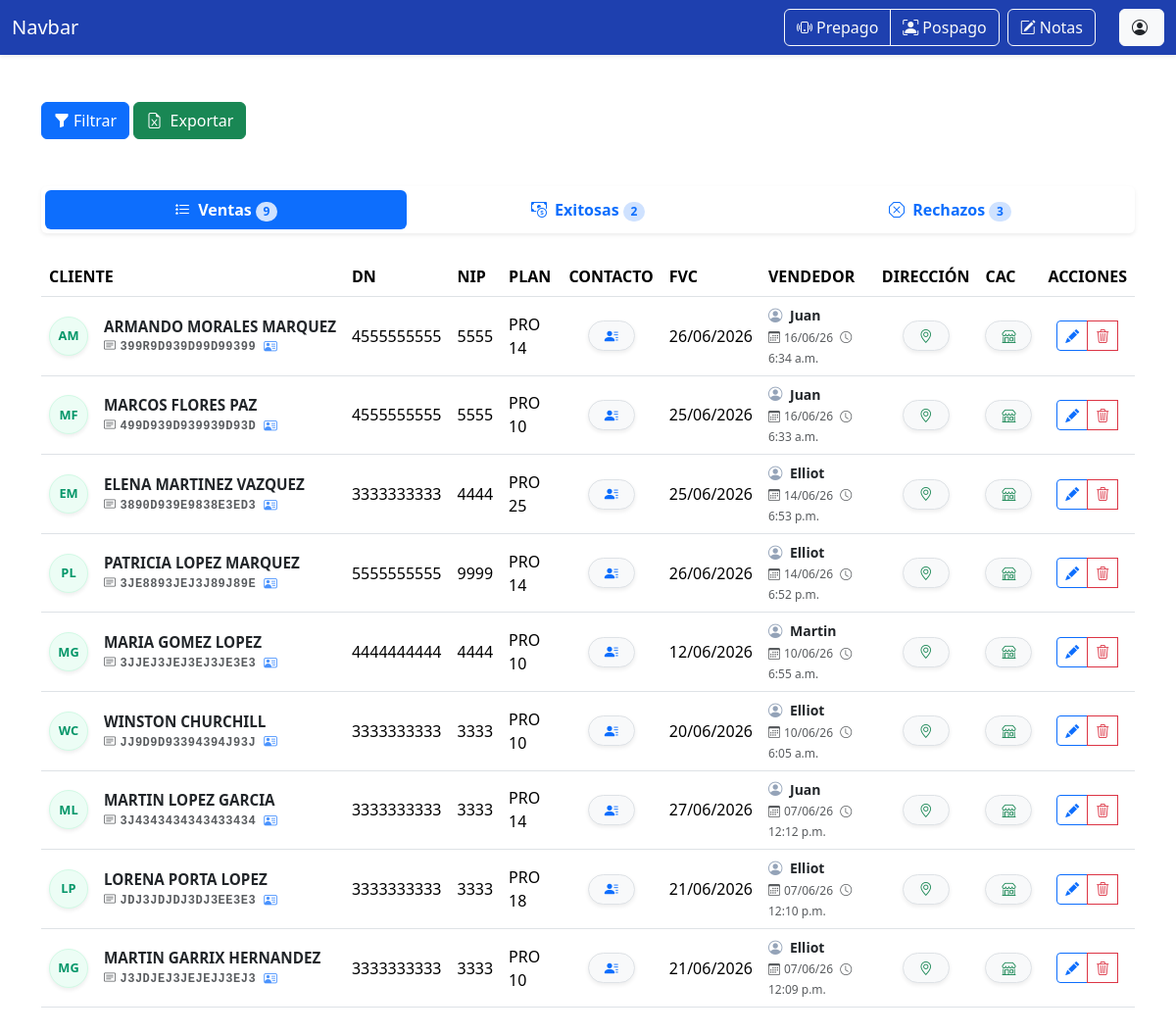
/ventas/pospago/?rol=superior (signed in), run on an earlier commit of the app's database.
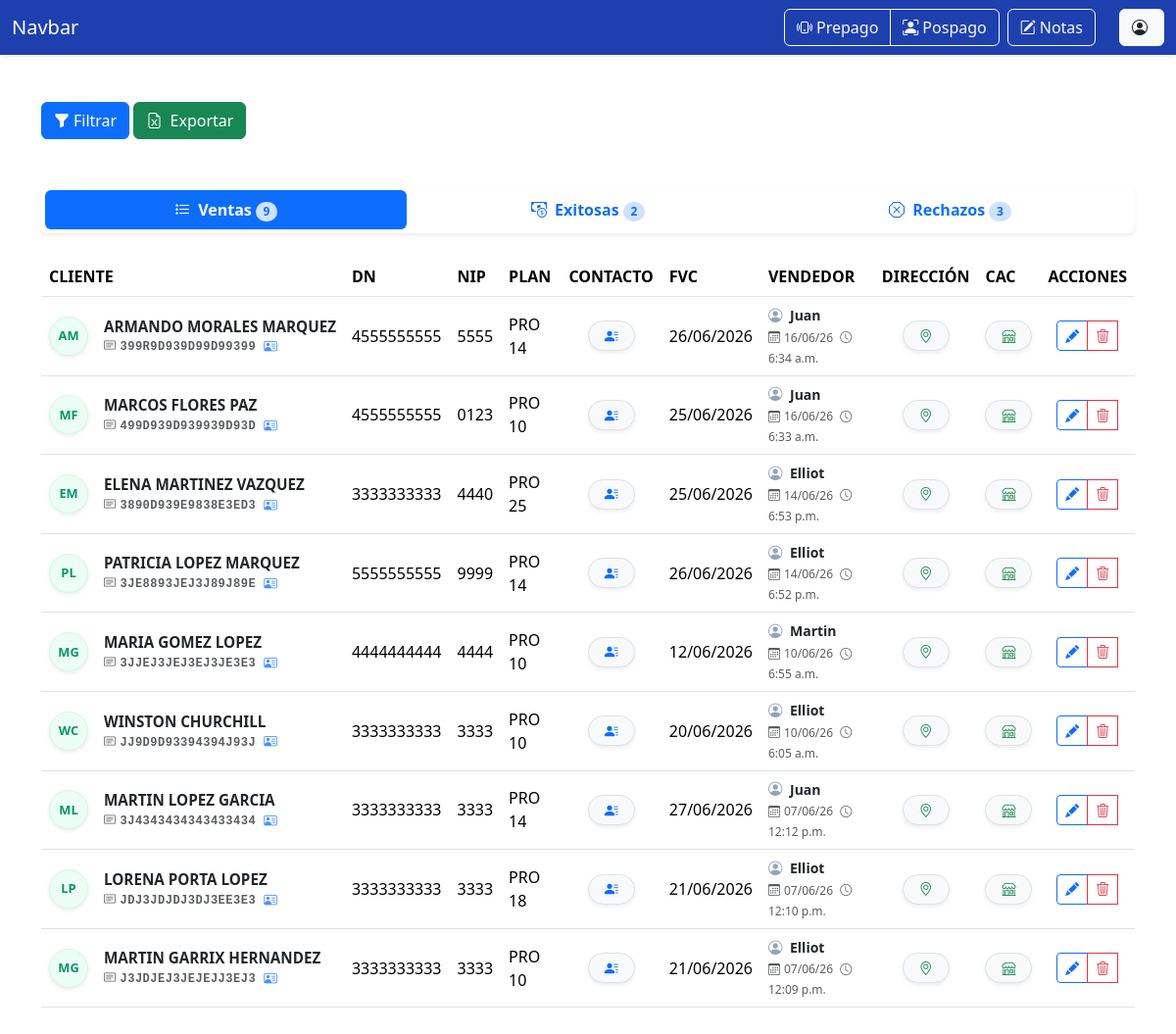
And on a later commit of the database.
### ventas/models.py (models this page shows)
class VentaPospago(models.Model):
    nombre = models.CharField('NOMBRE(S)', max_length=100)
    apellido_paterno = models.CharField('APELLIDO PATERNO', max_length=100)
    apellido_materno = models.CharField(
        'APELLIDO MATERNO', max_length=100, blank=True, default='')
    curp = models.CharField('CURP', max_length=18, validators=[
        MinLengthValidator(18)])
    rfc = models.CharField('RFC', max_length=13, validators=[
                           MinLengthValidator(13)])
    identificacion = models.CharField('IDENTIFICACIÓN', max_length=15, validators=[
        MinLengthValidator(15)])
    dn = models.CharField('DN', max_length=10, validators=[
        numeric_validator, MinLengthValidator(10)])
    nip = models.CharField('NIP', max_length=4, validators=[
        numeric_validator, MinLengthValidator(4)], help_text='Solo se permiten números.')
    contact1 = models.CharField('CONTACTO1', max_length=16, validators=[
        MinLengthValidator(10), RegexValidator(r'^[A-Z0-9 ]+$')])
    contact2 = models.CharField('CONTACTO 2', max_length=10, validators=[
        numeric_validator, MinLengthValidator(10)])
    plan_choices = [
        ('pro_8', 'PRO 8'),
        ('pro_10', 'PRO 10'),
        ('pro_14', 'PRO 14'),
        ('pro_18', 'PRO 18'),
        ('pro_25', 'PRO 25'),
        ('pro_35', 'PRO 35'),
        ('pro_ilimitado', 'PRO ILIMITADO'),
    ]
    plan = models.CharField(
        'PLAN',
        max_length=20,
        choices=plan_choices,
    )
    cac = models.CharField('CAC', max_length=100)
    cp = models.CharField('CP', max_length=5, validators=[
        numeric_validator, MinLengthValidator(5)])
    fecha_nacimiento = models.DateField('FECHA DE NACIMIENTO')
    estado_republica_choices = [
        ('AGUASCALIENTES', 'AGUASCALIENTES'),
        ('BAJA CALIFORNIA', 'BAJA CALIFORNIA'),
        ('BAJA CALIFORNIA SUR', 'BAJA CALIFORNIA SUR'),
        ('CAMPECHE', 'CAMPECHE'),
        ('COAHUILA', 'COAHUILA'),
        ('COLIMA', 'COLIMA'),
        ('CHIAPAS', 'CHIAPAS'),
        ('CHIHUAHUA', 'CHIHUAHUA'),
        ('CIUDAD DE MEXICO', 'CIUDAD DE MEXICO'),
        ('DURANGO', 'DURANGO'),
        ('GUANAJUATO', 'GUANAJUATO'),
        ('GUERRERO', 'GUERRERO'),
        ('HIDALGO', 'HIDALGO'),
        ('JALISCO', 'JALISCO'),
        ('MEXICO', 'MEXICO'),
        ('MICHOACAN', 'MICHOACAN'),
        ('MORELOS', 'MORELOS'),
        ('NAYARIT', 'NAYARIT'),
        ('NUEVO LEON', 'NUEVO LEON'),
        ('OAXACA', 'OAXACA'),
        ('PUEBLA', 'PUEBLA'),
        ('QUERETARO', 'QUERETARO'),
        ('QUINTANA ROO', 'QUINTANA ROO'),
        ('SAN LUIS POTOSI', 'SAN LUIS POTOSI'),
        ('SINALOA', 'SINALOA'),
        ('SONORA', 'SONORA'),
        ('TABASCO', 'TABASCO'),
        ('TAMAULIPAS', 'TAMAULIPAS'),
        ('TLAXCALA', 'TLAXCALA'),
        ('VERACRUZ', 'VERACRUZ'),
        ('YUCATAN', 'YUCATAN'),
        ('ZACATECAS', 'ZACATECAS'),
    ]
    estado_republica = models.CharField(
        'ESTADO DE LA REPÚBLICA',
        max_length=20,
        choices=estado_republica_choices,
    )
    municipio = models.CharField('MUNICIPIO / ALCALDÍA', max_length=100)
    colonia = models.CharField('COLONIA', max_length=100)
    calle = models.CharField('CALLE', max_length=100)
    numero_exterior = models.CharField('NÚMERO EXTERIOR', max_length=20)
    numero_interior = models.CharField(
        'NÚMERO INTERIOR', max_length=20, blank=True, default=''
    )
    fvc = models.DateField('FVC')
    email = models.EmailField('EMAIL', max_length=254)
    status_choices = [
        ('en_proceso', 'EN PROCESO'),
        ('rechazo_nip', 'RECHAZO NIP'),
        ('rechazo_magento', 'RECHAZO MAGENTO'),
        ('black_list', 'BLACK LIST'),
        ('datos_incorrectos', 'DATOS INCORRECTOS'),
        ('exitosa', 'EXITOSA'),
        ('linea_movistar', 'LINEA MOVISTAR'),
        ('gestionada_por_otro_call_center', 'GESTIONADA POR OTRO CALL CENTER'),
        ('alta', 'ALTA'),
        ('cancelacion', 'CANCELACIÓN'),
    ]
    status_pospago = models.CharField(
        'STATUS',
        max_length=100,
        choices=status_choices,
        default='en_proceso'
    )
    created = models.DateTimeField(auto_now_add=True)
    user = models.ForeignKey(
        User, on_delete=models.CASCADE, related_name='vendedor_pospago')
    supervisor = models.ForeignKey(
        User, on_delete=models.SET_NULL, null=True, blank=True, related_name='supervisor_pospago')

### ventas/views.py (the view, shortened to what this page needs)
# urls.py: path('pospago/', views.pospago, name='pospago'),
@login_required
def pospago(request):
    es_vendedor = request.user.groups.filter(name='VENDEDORES').exists()
    es_supervisor = request.user.is_superuser or request.user.groups.filter(
        name='SUPERVISORES').exists()
    if es_supervisor:
        if request.GET.get('rol'):
            request.session['rol_activo_pospago'] = request.GET.get('rol')
        if request.session.get('rol_activo_pospago') == 'vendedor':
            es_vendedor = True
        else:
            es_vendedor = False
            pass  # El rol activo sigue siendo el de supervisor, no hacemos cambios
    else:
        request.session['rol_activo_pospago'] = 'vendedor'
        es_vendedor = True
        es_supervisor = False
    if request.method == 'GET':
        ventas_pospago_usuario = request.GET.get('ventas_pospago_usuario')
        if request.session.get('rol_activo_pospago') == 'vendedor':
            base_queryset = VentaPospago.objects.filter(user=request.user)
        else:
            if ventas_pospago_usuario:
                base_queryset = VentaPospago.objects.filter(
                    user_id=ventas_pospago_usuario)
            else:
                base_queryset = VentaPospago.objects.all()
        fecha_inicio = request.GET.get('fechaInicio')
        fecha_fin = request.GET.get('fechaFin')
        if fecha_inicio and fecha_fin:
            base_queryset = base_queryset.filter(
                created__date__gte=fecha_inicio)
        if fecha_fin:
            base_queryset = base_queryset.filter(created__date__lte=fecha_fin)
        filtro_dn = request.GET.get('dn', '').strip()
        if filtro_dn:
            base_queryset = base_queryset.filter(dn=filtro_dn)
        filtro_curp = request.GET.get('curp', '').strip().upper()
        if filtro_curp:
            base_queryset = base_queryset.filter(curp=filtro_curp)
        ventas_pospago = base_queryset.filter(
            status_pospago='en_proceso').order_by('-created')
        ventas_pospago_exitosas = base_queryset.filter(
            status_pospago='exitosa').order_by('-created'
                                               )
        ventas_pospago_rechazos = base_queryset.exclude(
            status_pospago='en_proceso').exclude(status_pospago='exitosa').order_by('-created')
        return render(request, 'pospago.html', {
            'form': VentaPospagoForm(user=request.user, rol_activo=request.session.get('rol_activo_pospago')),
            'ventas_pospago': ventas_pospago,
            'es_supervisor': es_supervisor,  # Pasamos esta bandera al HTML
            'es_vendedor': es_vendedor,  # Pasamos esta bandera al HTML
            'ventas_pospago_exitosas': ventas_pospago_exitosas,
            'ventas_pospago_rechazos': ventas_pospago_rechazos,
            'fecha_inicio': fecha_inicio,  # Para mantener el filtro en la interfaz
            'fecha_fin': fecha_fin,  # Para mantener el filtro en la interfaz
            'filtro_dn': filtro_dn,
            'filtro_curp': filtro_curp,
            'ventas_pospago_usuario': ventas_pospago_usuario,
            'usuarios': User.objects.filter(is_active=True).order_by('username'),
        })

### ventas/templates/pospago.html (shortened to what this page needs)
{% extends 'base.html' %} {% block content %}
  <div class="container mt-5">
    <button type="button" class="btn btn-primary" data-bs-toggle="collapse" data-bs-target="#collapseFiltroPospago" aria-expanded="false" aria-controls="collapseFiltroPospago"><i class="bi bi-funnel-fill me-1"></i>Filtrar</button>
    {% if es_supervisor %}
      <button type="button" class="btn btn-success" onclick="location.href = window.location.search ? window.location.search + '&exportar=true' : '?exportar=true'"><i class="bi bi-file-earmark-excel me-1"></i> Exportar</button>
    {% endif %}
  </div>
  <div class="container mt-5 mb-5" id="moduloVentas">
    <ul class="nav nav-pills nav-justified mb-4 shadow-sm p-1 bg-white rounded fw-bold">
      <li class="nav-item">
        <button class="nav-link {% if not request.GET.tab or request.GET.tab == 'ventas' %}active{% endif %}" data-bs-toggle="tab" data-bs-target="#ventas"><i class="bi bi-list-stars me-1"></i> Ventas<span class="badge rounded-pill bg-primary-subtle text-primary ms-1 px-2.5 py-1">{{ ventas_pospago|length }}</span></button>
      </li>
      <li class="nav-item">
        <button class="nav-link" data-bs-toggle="tab" data-bs-target="#exitosas"><i class="bi bi-cash-coin me-1"></i> Exitosas<span class="badge rounded-pill bg-primary-subtle text-primary ms-1 px-2.5 py-1">{{ ventas_pospago_exitosas|length }}</span></button>
      </li>
      <li class="nav-item">
        <button class="nav-link" data-bs-toggle="tab" data-bs-target="#rechazos"><i class="bi bi-x-octagon me-1"></i> Rechazos<span class="badge rounded-pill bg-primary-subtle text-primary ms-1 px-2.5 py-1">{{ ventas_pospago_rechazos|length }}</span></button>
      </li>
    </ul>
    <div class="tab-content mt-3" id="pills-tabContent">
      <div class="tab-pane fade {% if not request.GET.tab or request.GET.tab == 'ventas' %}show active{% endif %}" id="ventas" role="tabpanel">
        <table class="table table-hover align-middle">
          <thead>
            <tr>
              <th scope="col">CLIENTE</th>
              <th scope="col">DN</th>
              <th scope="col">NIP</th>
              <th scope="col">PLAN</th>
              <th scope="col">CONTACTO</th>
              <th scope="col">FVC</th>
              <th scope="col">VENDEDOR</th>
              <th scope="col">DIRECCIÓN</th>
              <th scope="col">CAC</th>
              {% if es_supervisor %}
                <th scope="col" class="text-center">ACCIONES</th>
              {% endif %}
            </tr>
          </thead>
          <tbody>
            {% for venta_pospago in ventas_pospago %}
              {% include 'components_pospago/tabla_ventas_pospago.html' with tab_id='ventas' %}
            {% endfor %}
          </tbody>
        </table>
      </div>
    </div>
  </div>
{% endblock %}

### ventas/templates/components_pospago/tabla_ventas_pospago.html (shortened to what the changed rows need)
<tr>
  <th scope="row" class="align-middle">
    <div class="d-flex align-items-center">
      <div class="avatar-circle me-3 d-flex align-items-center justify-content-center shadow-sm" style="width: 40px; height: 40px; background-color: #ecfdf5; color: #059669; border: 1px solid #d1fae5; border-radius: 50%; font-weight: bold; font-size: 0.8rem; flex-shrink: 0;">{{ venta_pospago.nombre|first|upper }}{{ venta_pospago.apellido_paterno|first|upper }}</div>
      <div class="d-flex flex-column" style="line-height: 1.2;">
        <span class="text-dark fw-bold" style="font-size: 0.95rem; max-width: 250px; overflow: hidden; text-overflow: ellipsis; white-space: nowrap;" title="{{ venta_pospago.nombre }} {{ venta_pospago.apellido_paterno }} {{ venta_pospago.apellido_materno }}">{{ venta_pospago.nombre }} {{ venta_pospago.apellido_paterno }} {{ venta_pospago.apellido_materno }}</span>
        <div class="d-flex align-items-center mt-1">
          <small class="text-muted font-monospace" style="font-size: 0.75rem; letter-spacing: 0.5px;"><i class="bi bi-card-text me-1"></i>{{ venta_pospago.curp }}</small>
          <span class="ms-2 text-primary opacity-75" style="cursor: pointer; font-size: 0.85rem;" data-bs-toggle="popover" data-bs-placement="right" data-bs-html="true" data-bs-content="
          <div class='font-monospace text-start' style='font-size: 0.78rem; line-height: 1.5; padding: 2px;'>
            <div class='mb-1'><strong class='text-muted'>RFC:</strong> {{ venta_pospago.rfc }}</div>
            <div class='mb-1'><strong class='text-muted'>INE:</strong> {{ venta_pospago.identificacion }}</div>
            <div><strong class='text-muted'>F. NAC:</strong> {{ venta_pospago.fecha_nacimiento|date:'d/m/Y' }}</div>
          </div>"><i class="bi bi-person-vcard"></i></span>
        </div>
      </div>
    </div>
  </th>
  <td>{{ venta_pospago.dn }}</td>
  <td>{{ venta_pospago.nip }}</td>
  <td>{{ venta_pospago.get_plan_display }}</td>
  <td class="align-middle text-center">
    <button type="button" class="btn btn-sm btn-light border shadow-sm rounded-pill px-3" data-bs-toggle="popover" data-bs-placement="right" data-bs-html="true" data-bs-content="
              <div class='text-start small'>
              <i class='bi bi-telephone-fill me-1 text-primary'></i>{{ venta_pospago.contact1 }}<br>
              <i class='bi bi-telephone-fill me-1 text-primary'></i>{{ venta_pospago.contact2 }}<br>
              <hr class='my-1'>
              <i class='bi bi-envelope-fill me-1 text-primary'></i>
              <span class='text-primary text-truncate d-inline-block align-middle' title= '{{ venta_pospago.email }}' style='max-width: 200px;'>{{ venta_pospago.email|truncatechars:19 }}</span>
            </div>"><i class="bi bi-person-lines-fill text-primary"></i></button>
  </td>
  <td>{{ venta_pospago.fvc|date:'d/m/Y' }}</td>
  <td>
    <div class="text-muted small">
      <i class="bi bi-person-circle me-1" style="color: #94a3b8; font-size: 0.9rem;"></i>
      <span class="fw-bold text-dark me-2">{{ venta_pospago.user.first_name }}</span> <br />
      <span style="font-size: 0.75rem;">
        <i class="bi bi-calendar3 me-1"></i>{{ venta_pospago.created|date:'d/m/y' }}
        <i class="bi bi-clock ms-1 me-1"></i>{{ venta_pospago.created|time:'g:i a' }}
      </span>
    </div>
  </td>
  <td class="align-middle text-center">
    <button type="button"
      class="btn btn-sm btn-light border shadow-sm rounded-pill px-3"
      data-bs-toggle="popover"
      data-bs-placement="top"
      data-bs-html="true"
      data-bs-content="
            <div class='text-start small'>
              <span class='text-muted'>Estado:</span> {{ venta_pospago.estado_republica }}<br>
              <span class='text-muted'>Municipio:</span> {{ venta_pospago.municipio }}<br>
              <span class='text-muted'>Colonia:</span> {{ venta_pospago.colonia }}<br>
              <span class='text-muted'>CP:</span> {{ venta_pospago.cp }} <br>
              <hr class='my-1'>
              <i class='bi bi-house-door me-1 text-success'></i>{{ venta_pospago.calle }} #{{ venta_pospago.numero_exterior }}
              {% if venta_pospago.numero_interior %}
                      Int. {{ venta_pospago.numero_interior }}
      {% endif %}
            </div>">
      <i class="bi bi-geo-alt text-success"></i>
    </button>
  </td>
  <td class="align-middle text-center">
    <button type="button" class="btn btn-sm btn-light border shadow-sm rounded-pill px-3" data-bs-toggle="popover" data-bs-placement="top" data-bs-html="true" data-bs-content="
            <div class='d-flex align-items-start text-start text-uppercase fw-semibold text-dark'
                 style='font-size: 0.82rem; line-height: 1.2; max-width: 150px; word-break: break-word;'>
              <i class='bi bi-shop text-success me-2' style='font-size: 0.9rem; margin-top: 1px;'></i>
              <div>{{ venta_pospago.cac }}</div>
            </div>"><i class="bi bi-shop text-success"></i></button>
  </td>
  <td class="text-center">
    <div class="btn-group" role="group">
      {% if es_supervisor %}
        {% if tab_id != 'exitosas' and tab_id != 'rechazos' %}
          <button type="button" class="btn btn-sm btn-outline-primary" title="Editar" data-bs-toggle="modal" data-bs-target="#updatePospagoModal{{ venta_pospago.id }}"><i class="bi bi-pencil-fill"></i></button>
        {% endif %}
        <button type="button" class="btn btn-sm btn-outline-danger" title="Eliminar" data-bs-toggle="modal" data-bs-target="#deletePospagoModal{{ venta_pospago.id }}"><i class="bi bi-trash3"></i></button>
      {% endif %}
    </div>
  </td>
</tr>

What changed in the data, as far as the page shows it:
changed VentaPospago "MARCOS": nip "5555" → "0123"
changed VentaPospago "PRO 25": nip "4444" → "4440"
